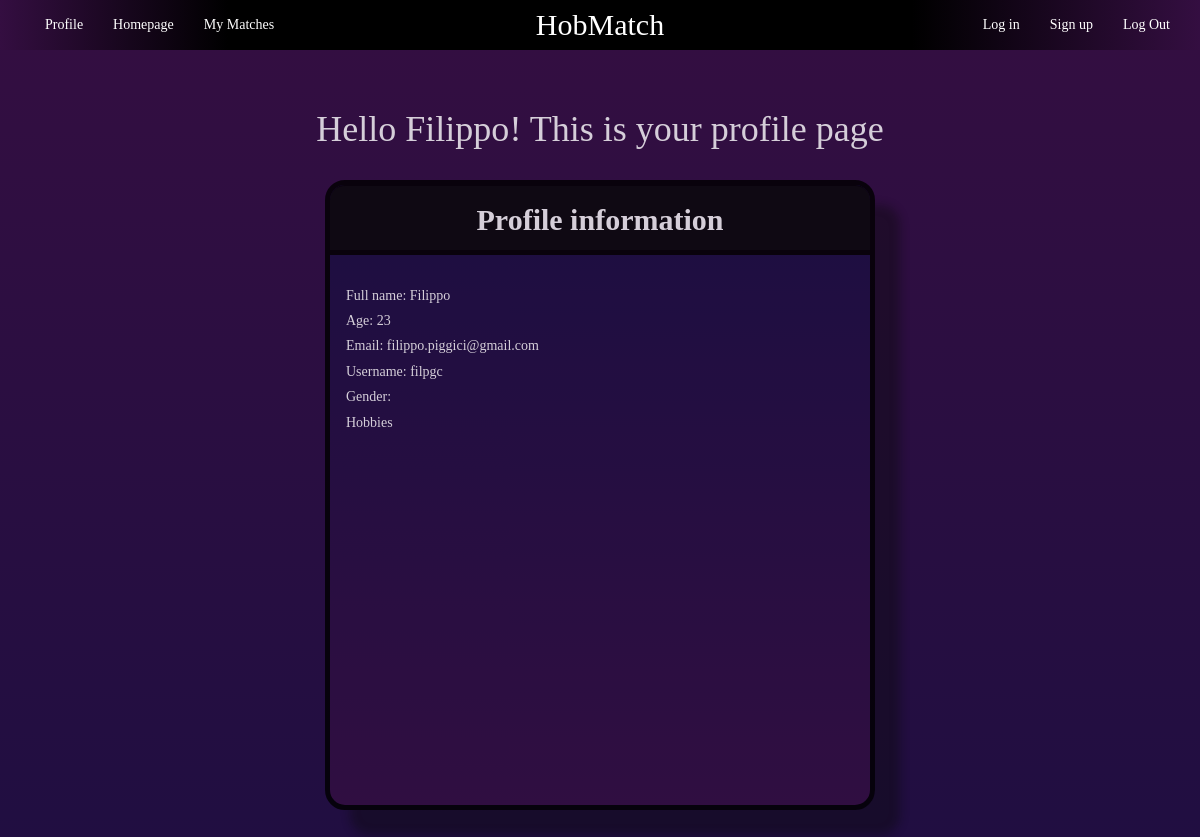
Page /homepage/filpgc/ on the earlier database version.
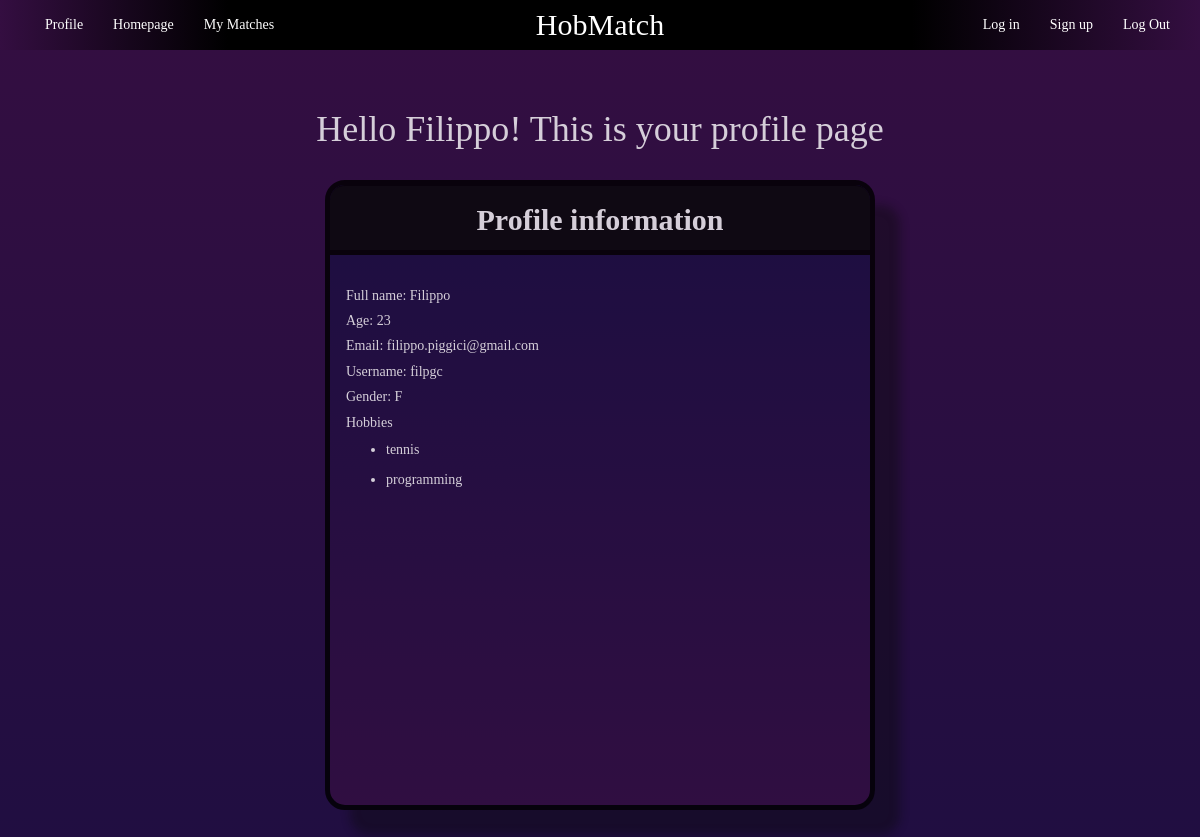
Same page on the later database version.
### mainapp/models.py (models this page shows)
class Hobby(models.Model):
    class Meta:
        verbose_name_plural = "Hobby"
    name = models.CharField(max_length=100)
    CATEGORY_CHOICES = (
        ('Out', 'Outdoor'),
        ('In', 'Indoor')
    )
    category = models.CharField(max_length=3, choices=CATEGORY_CHOICES)
    def __str__(self):
        return self.name

### mainapp/views.py (the view)
# urls.py: path('homepage/<str:username>/', views.users_profile, name='users_profile'),
def users_profile(request,username):
    print(username)
    profile = Member.objects.get(username = username)
    print(profile.hobby.all())
    context = {
        "fullname" : profile.first_name,
        "age": calculate_age(profile.dob),
        "email": profile.email,
        "username": profile.username,
        "gender": profile.gender,
        "hobbies": profile.hobby.all()
    }
    return render(request, 'mainapp/view_profile.html', context)

### mainapp/views.py (called while the page is built)
def calculate_age(dob):
    today = date.today()
    return today.year - dob.year - ((today.month, today.day) < (dob.month, dob.day))

### mainapp/templates/mainapp/view_profile.html (shortened to what this page needs)
{% extends "mainapp/base.html" %}
{% block content %}
<body>
   <div class='main'>
    <div class="welcome">
        <h1>Hello {{ fullname }}! This is your profile page </h1>
    </div>
    <div class="container_profile">
    <div class="sub_container_profile1">
        <div class="row ">
        <h3 id="information_title1">Profile information</h3>
            <br>
            <div class="col-sm-12">
            <div class="col-xs-8">
                <h2 class="userprofile" align="left"> Full name: {{fullname}} </h2>
                <h2 class="userprofile" align="left"> Age: {{age}} </h2>
                <h2 class="userprofile" align="left"> Email: {{email}}</h2>
                <h2 class="userprofile" align="left"> Username: {{username}} </h2>
                <h2 class="userprofile" align="left"> Gender: {{gender}} </h2>
                 <h2 class="userprofile" align="left"> Hobbies </h2>
                <ul>
                 {% for hobby  in hobbies %}
                    <li class="userprofile" align="left">  {{hobby}} </li>
                {% endfor %}
                    </ul>
            </div>
            </div>
        </div>
         <br>
</div>
</body>
{% endblock %}

Differences in the rows shown:
added Hobby: name "tennis"
added Hobby: name "programming"
Other differences:
{{ gender }}: (not shown) → "F"
